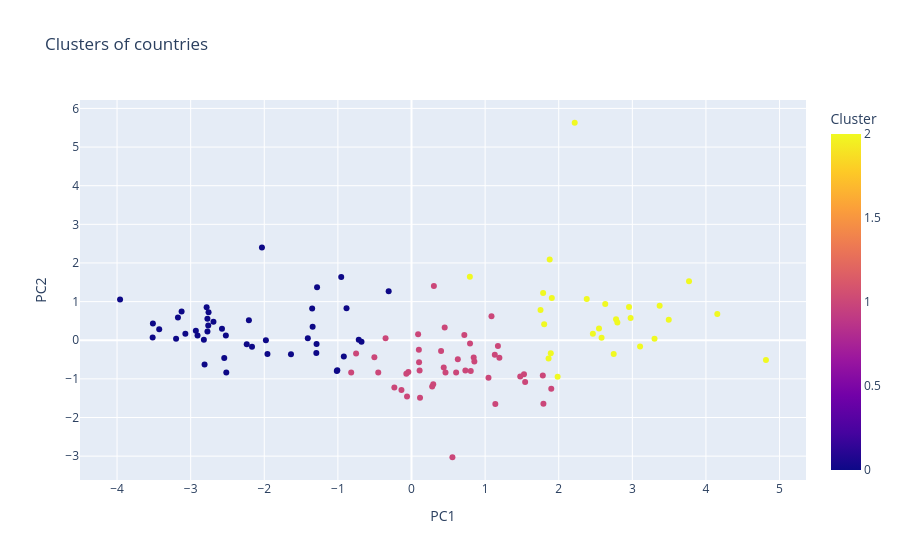

The code cell stored with this chart in its notebook:
### Code cell
# Show the countries again with clusters
pca_df.loc[:, "Cluster"] = pca_clustering["cluster"]
final_fig = px.scatter(
    pca_df,
    x="PC1",
    y="PC2",
    hover_name="Countries",
    hover_data={"PC1",
                "PC2"},
    color="Cluster",
    title="Clusters of countries"
)
final_fig.show()

### Figure 1 — Plotly figure (JSON) as saved in the notebook; plotly's stock layout.template omitted (floating-point values rounded to 4 significant figures)
{"data": [{"hovertemplate": "<b>%{hovertext}</b><br><br>PC1=%{x}<br>PC2=%{y}<br>Cluster=%{marker.color}<extra></extra>", "hovertext": ["Angola", "Albania", "United Arab Emirates", "Argentina", "Armenia", "Australia", "Austria", "Azerbaijan", "Belgium", "Burkina Faso", "Bangladesh", "Bulgaria", "Bahrain", "Bosnia and Herzegovina", "Belarus", "Bolivia", "Brazil", "Botswana", "Canada", "Switzerland", "Chile", "China", "Cameroon", "Colombia", "Costa Rica", "Cyprus", "Czechia", "Germany", "Denmark", "Dominican Republic", "Algeria", "Ecuador", "Spain", "Estonia", "Ethiopia", "Finland", "France", "Gabon", "United Kingdom", "Georgia", "Ghana", "Greece", "Guatemala", "Croatia", "Hungary", "Indonesia", "India", "Ireland", "Iraq", "Iceland", "Israel", "Italy", "Jamaica", "Jordan", "Japan", "Kazakhstan", "Kenya", "Cambodia", "Kuwait", "Sri Lanka", "Lithuania", "Luxembourg", "Latvia", "Morocco", "Moldova", "Madagascar", "Mexico", "North Macedonia", "Mali", "Malta", "Myanmar", "Mozambique", "Mauritius", "Malawi", "Malaysia", "Namibia", "Niger", "Nigeria", "Netherlands", "Norway", "New Zealand", "Oman", "Pakistan", "Peru", "Philippines", "Poland", "Portugal", "Paraguay", "Qatar", "Romania", "Rwanda", "Saudi Arabia", "Sudan", "Senegal", "Singapore", "Serbia", "Slovenia", "Sweden", "Chad", "Thailand", "Tajikistan", "Turkmenistan", "Trinidad and Tobago", "Tunisia", "Tanzania", "Uganda", "Ukraine", "Uruguay", "United States", "Uzbekistan", "South Africa", "Zambia", "Zimbabwe"], "legendgroup": "", "marker": {"color": [2, 1, 0, 0, 1, 0, 0, 1, 0, 2, 1, 1, 0, 1, 1, 2, 1, 2, 0, 0, 0, 1, 2, 1, 1, 0, 0, 0, 0, 1, 1, 0, 0, 0, 2, 0, 0, 2, 0, 1, 2, 0, 1, 1, 0, 1, 1, 0, 2, 0, 0, 0, 1, 1, 0, 1, 2, 1, 0, 1, 0, 0, 0, 1, 1, 2, 1, 1, 2, 0, 2, 2, 1, 2, 1, 2, 2, 2, 0, 0, 0, 1, 2, 1, 1, 0, 0, 1, 0, 1, 1, 0, 2, 2, 0, 1, 0, 0, 2, 1, 1, 1, 1, 1, 2, 2, 1, 0, 0, 1, 2, 2, 2], "coloraxis": "coloraxis", "symbol": "circle"}, "mode": "markers", "name": "", "orientation": "v", "showlegend": false, "type": "scatter", "x": [2.779, -0.06088, -1.349, -0.8827, 0.606, -3.173, -2.757, 0.8049, -2.772, 3.302, 1.132, -0.0428, -1.29, 0.4621, 0.2808, 1.788, 0.1027, 1.877, -2.783, -3.513, -1.293, -0.233, 3.371, 0.451, -0.4518, -1.957, -1.409, -2.773, -2.811, -0.07009, 0.1, -0.3101, -2.544, -1.343, 1.985, -2.761, -2.821, 1.802, -2.575, 0.556, 1.862, -1.637, 1.174, -0.8193, -0.7165, 1.528, 1.899, -3.427, 0.7927, -3.123, -2.209, -2.522, 1.087, 0.7952, -2.907, 0.7318, 1.892, 1.784, -0.9547, 0.1158, -0.9195, -3.959, -0.6791, 0.8449, 1.194, 2.977, 0.08999, 0.4377, 4.154, -2.516, 1.906, 2.632, -0.1364, 2.381, 0.1101, 2.464, 4.815, 3.495, -2.93, -3.517, -2.691, 0.3042, 2.547, 0.402, 1.544, -1.015, -1.978, 0.8538, -2.032, -0.3523, 1.792, -1.283, 2.217, 2.747, -3.198, 0.2953, -2.167, -3.072, 3.77, -0.7527, 1.139, 1.046, -0.5042, 0.7179, 2.582, 3.105, 0.6293, -1.008, -2.238, 1.477, 1.753, 2.797, 2.955], "xaxis": "x", "y": [0.5432, -1.457, 0.8215, 0.8247, -0.8336, 0.5884, 0.7222, -0.7987, 0.2252, 0.03966, -0.3752, -0.8198, -0.09448, -0.8364, -1.199, 1.221, -0.571, 2.087, 0.8512, 0.4343, -0.3312, -1.223, 0.8924, 0.3282, -0.8375, -0.3573, 0.05262, 0.5539, -0.6261, -0.8645, -0.2435, 1.27, -0.4606, 0.3498, -0.9474, 0.3833, 0.01264, 0.4109, 0.2957, -3.029, -0.4717, -0.3621, -0.1482, -0.8341, 0.01308, -0.8812, -1.257, 0.2852, 1.64, 0.742, 0.5142, 0.1217, 0.6189, -0.08554, 0.1224, -0.7856, -0.337, -0.9116, 1.636, -1.487, -0.422, 1.054, -0.03987, -0.446, -0.4536, 0.5736, 0.1532, -0.7069, 0.682, -0.8353, 1.096, 0.9382, -1.29, 1.07, -0.7851, 0.1654, -0.5099, 0.5272, 0.248, 0.0727, 0.481, 1.403, 0.3034, -0.2806, -1.078, -0.7931, -0.00259, -0.5528, 2.398, 0.04991, -1.645, 1.368, 5.629, -0.3552, 0.03851, -1.142, -0.1701, 0.1661, 1.527, -0.345, -1.651, -0.9725, -0.4403, 0.1385, 0.06721, -0.1611, -0.49, -0.7778, -0.1071, -0.9396, 0.7852, 0.4606, 0.8591], "yaxis": "y"}], "layout": {"coloraxis": {"colorbar": {"title": {"text": "Cluster"}}, "colorscale": [[0, "#0d0887"], [0.1111, "#46039f"], [0.2222, "#7201a8"], [0.3333, "#9c179e"], [0.4444, "#bd3786"], [0.5556, "#d8576b"], [0.6667, "#ed7953"], [0.7778, "#fb9f3a"], [0.8889, "#fdca26"], [1, "#f0f921"]]}, "legend": {"tracegroupgap": 0}, "title": {"text": "Clusters of countries"}, "xaxis": {"anchor": "y", "domain": [0, 1], "title": {"text": "PC1"}}, "yaxis": {"anchor": "x", "domain": [0, 1], "title": {"text": "PC2"}}}}
